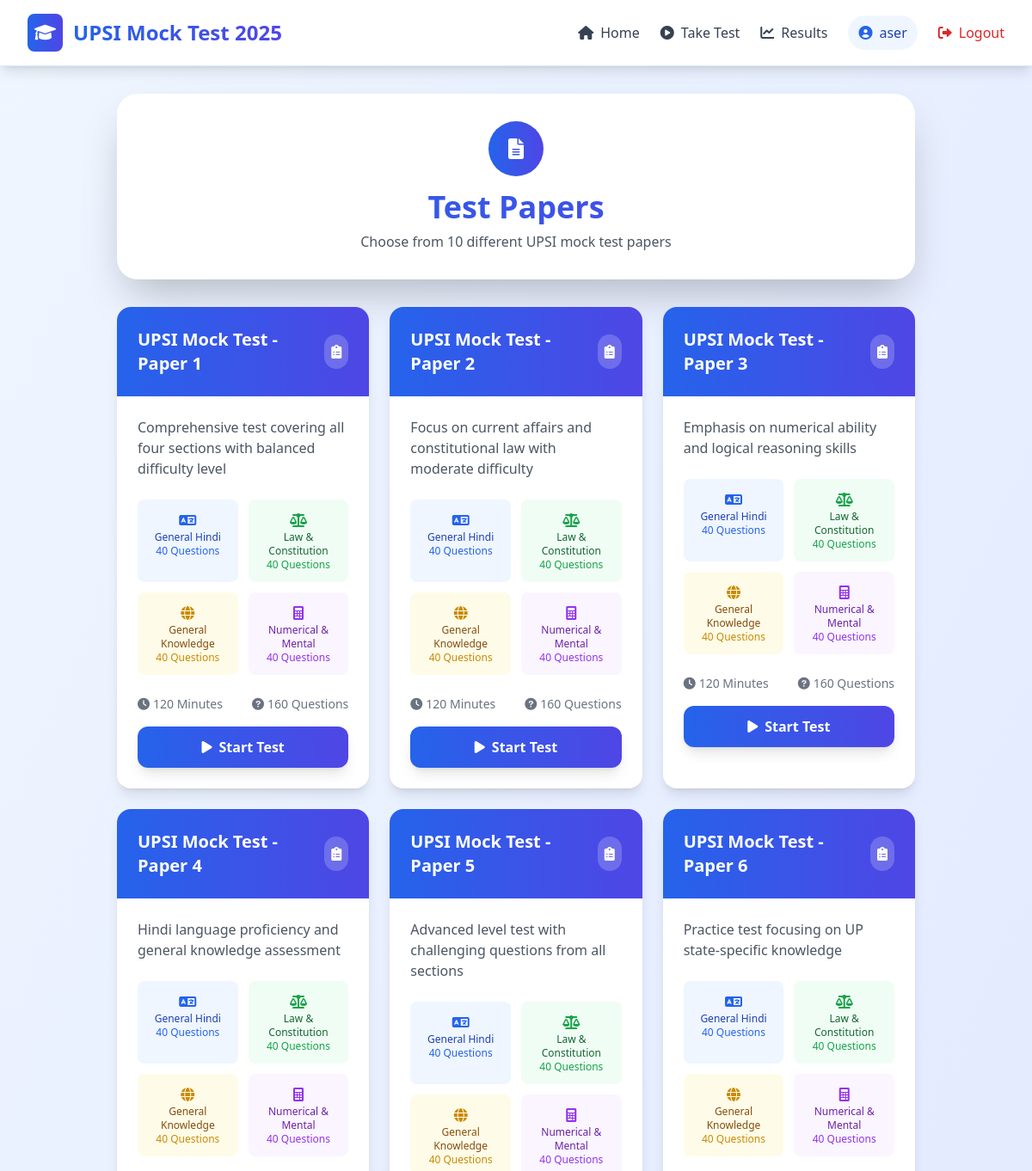
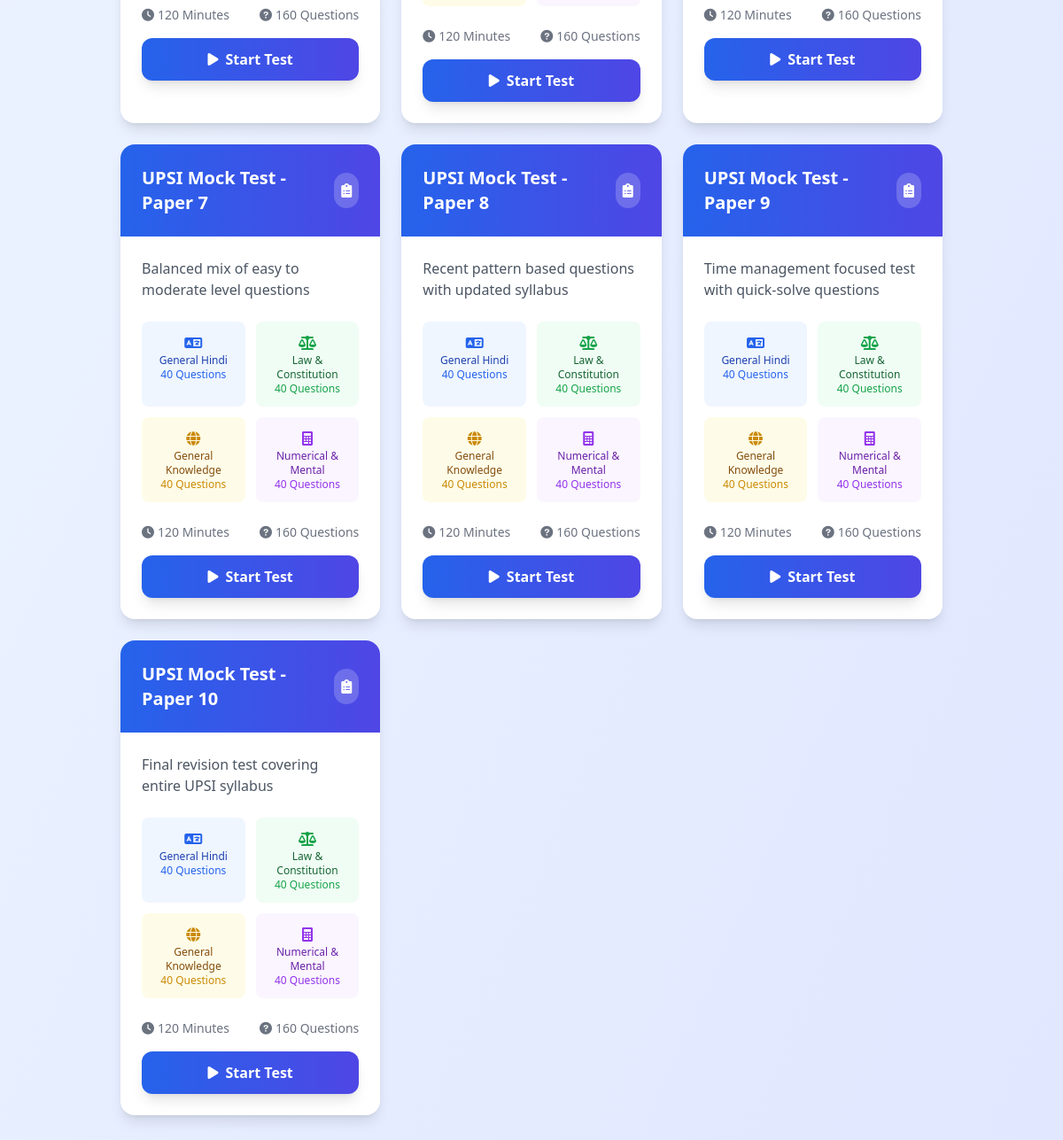
The app's page /papers/ (signed in) with its own data (2 pictures, top to bottom).
### mocktest/models.py (models this page shows, shortened)
class TestPaper(models.Model):
    title = models.CharField(max_length=200)
    description = models.TextField()
    created_at = models.DateTimeField(auto_now_add=True)

### mocktest/views.py (the view)
# urls.py: path('papers/', views.papers_view, name='papers'),
@login_required
def papers_view(request):
    papers = TestPaper.objects.all()
    return render(request, 'papers.html', {'papers': papers})

### templates/papers.html (shortened to what this page needs)
{% extends 'base.html' %}
{% block content %}
<div class="max-w-7xl mx-auto px-4 sm:px-6 lg:px-8">
    <div class="bg-white rounded-2xl lg:rounded-3xl shadow-2xl p-6 sm:p-8 mb-6 lg:mb-8">
        <div class="text-center">
            <div class="bg-gradient-to-r from-blue-600 to-indigo-600 w-12 h-12 sm:w-16 sm:h-16 rounded-full flex items-center justify-center mx-auto mb-4">
                <i class="fas fa-file-alt text-white text-xl sm:text-2xl"></i>
            </div>
            <h1 class="text-2xl sm:text-3xl lg:text-4xl font-bold bg-gradient-to-r from-blue-600 to-indigo-600 bg-clip-text text-transparent mb-2">Test Papers</h1>
            <p class="text-gray-600 text-sm sm:text-base">Choose from 10 different UPSI mock test papers</p>
        </div>
    </div>
    <div class="grid sm:grid-cols-2 lg:grid-cols-3 gap-4 sm:gap-6">
        {% for paper in papers %}
        <div class="bg-white rounded-2xl shadow-lg hover:shadow-xl transition-all duration-300 transform hover:scale-105 overflow-hidden">
            <div class="bg-gradient-to-r from-blue-600 to-indigo-600 p-4 sm:p-6">
                <div class="flex items-center justify-between">
                    <h3 class="text-lg sm:text-xl font-bold text-white">{{ paper.title }}</h3>
                    <div class="bg-white bg-opacity-20 rounded-full p-2">
                        <i class="fas fa-clipboard-list text-white text-sm sm:text-base"></i>
                    </div>
                </div>
            </div>
            <div class="p-4 sm:p-6">
                <p class="text-gray-600 mb-4 sm:mb-6 text-sm sm:text-base">{{ paper.description }}</p>
                <div class="grid grid-cols-2 gap-3 mb-6">
                    <div class="bg-blue-50 p-3 rounded-lg text-center">
                        <i class="fas fa-language text-blue-600 mb-1"></i>
                        <p class="text-xs text-blue-800 font-medium">General Hindi</p>
                        <p class="text-xs text-blue-600">40 Questions</p>
                    </div>
                    <div class="bg-green-50 p-3 rounded-lg text-center">
                        <i class="fas fa-balance-scale text-green-600 mb-1"></i>
                        <p class="text-xs text-green-800 font-medium">Law & Constitution</p>
                        <p class="text-xs text-green-600">40 Questions</p>
                    </div>
                    <div class="bg-yellow-50 p-3 rounded-lg text-center">
                        <i class="fas fa-globe text-yellow-600 mb-1"></i>
                        <p class="text-xs text-yellow-800 font-medium">General Knowledge</p>
                        <p class="text-xs text-yellow-600">40 Questions</p>
                    </div>
                    <div class="bg-purple-50 p-3 rounded-lg text-center">
                        <i class="fas fa-calculator text-purple-600 mb-1"></i>
                        <p class="text-xs text-purple-800 font-medium">Numerical & Mental</p>
                        <p class="text-xs text-purple-600">40 Questions</p>
                    </div>
                </div>
                <div class="flex items-center justify-between text-sm text-gray-500 mb-4">
                    <span><i class="fas fa-clock mr-1"></i>120 Minutes</span>
                    <span><i class="fas fa-question-circle mr-1"></i>160 Questions</span>
                </div>
                <a href="{% url 'test_instructions' paper.id %}" class="w-full bg-gradient-to-r from-blue-600 to-indigo-600 text-white py-3 rounded-xl hover:from-blue-700 hover:to-indigo-700 transition-all duration-200 font-semibold shadow-lg hover:shadow-xl flex items-center justify-center">
                    <i class="fas fa-play mr-2"></i>
                    Start Test
                </a>
            </div>
        </div>
        {% endfor %}
    </div>
</div>
{% endblock %}

### templates/base.html (shortened to what this page needs)
<!DOCTYPE html>
<html lang="en">
<head>
    <script src="https://cdn.tailwindcss.com"></script>
    <link href="https://cdnjs.cloudflare.com/ajax/libs/font-awesome/6.0.0/css/all.min.css" rel="stylesheet">
</head>
<body class="bg-gradient-to-br from-blue-50 to-indigo-100 min-h-screen">
    <nav class="bg-white shadow-lg border-b border-blue-100 sticky top-0 z-50">
        <div class="max-w-7xl mx-auto px-4 sm:px-6 lg:px-8">
            <div class="flex justify-between items-center py-3 sm:py-4">
                <div class="flex items-center space-x-2 sm:space-x-3">
                    <div class="bg-gradient-to-r from-blue-600 to-indigo-600 p-1.5 sm:p-2 rounded-lg">
                        <i class="fas fa-graduation-cap text-white text-lg sm:text-xl"></i>
                    </div>
                    <h1 class="text-lg sm:text-xl lg:text-2xl font-bold bg-gradient-to-r from-blue-600 to-indigo-600 bg-clip-text text-transparent hidden sm:block">UPSI Mock Test 2025</h1>
                </div>
                {% if user.is_authenticated %}
                    <div class="hidden lg:flex items-center space-x-6">
                        <a href="{% url 'home' %}" class="flex items-center space-x-2 text-gray-700 hover:text-blue-600 transition-colors duration-200">
                            <i class="fas fa-home"></i>
                            <span>Home</span>
                        </a>
                        <a href="{% url 'papers' %}" class="flex items-center space-x-2 text-gray-700 hover:text-blue-600 transition-colors duration-200">
                            <i class="fas fa-play-circle"></i>
                            <span>Take Test</span>
                        </a>
                        <a href="{% url 'results' %}" class="flex items-center space-x-2 text-gray-700 hover:text-blue-600 transition-colors duration-200">
                            <i class="fas fa-chart-line"></i>
                            <span>Results</span>
                        </a>
                        <div class="flex items-center space-x-2 bg-blue-50 px-3 py-2 rounded-full">
                            <i class="fas fa-user-circle text-blue-600"></i>
                            <span class="text-blue-800 font-medium">{{ user.username }}</span>
                        </div>
                        <a href="{% url 'logout' %}" class="flex items-center space-x-2 text-red-600 hover:text-red-700 transition-colors duration-200">
                            <i class="fas fa-sign-out-alt"></i>
                            <span>Logout</span>
                        </a>
                    </div>
                {% endif %}
            </div>
        </div>
    </nav>
    <main class="container mx-auto mt-8 px-4 pb-12">
        {% block content %}
        {% endblock %}
    </main>
</body>
</html>

### records on screen
TestPaper: title "UPSI Mock Test - Paper 1", description "Comprehensive test covering all four sections with balanced difficulty level"
TestPaper: title "UPSI Mock Test - Paper 2", description "Focus on current affairs and constitutional law with moderate difficulty"
TestPaper: title "UPSI Mock Test - Paper 3", description "Emphasis on numerical ability and logical reasoning skills"
TestPaper: title "UPSI Mock Test - Paper 4", description "Hindi language proficiency and general knowledge assessment"
TestPaper: title "UPSI Mock Test - Paper 5", description "Advanced level test with challenging questions from all sections"
TestPaper: title "UPSI Mock Test - Paper 6", description "Practice test focusing on UP state-specific knowledge"
TestPaper: title "UPSI Mock Test - Paper 7", description "Balanced mix of easy to moderate level questions"
TestPaper: title "UPSI Mock Test - Paper 8", description "Recent pattern based questions with updated syllabus"
TestPaper: title "UPSI Mock Test - Paper 9", description "Time management focused test with quick-solve questions"
TestPaper: title "UPSI Mock Test - Paper 10", description "Final revision test covering entire UPSI syllabus"

### other values on screen
{{ user.username }} "aser"
